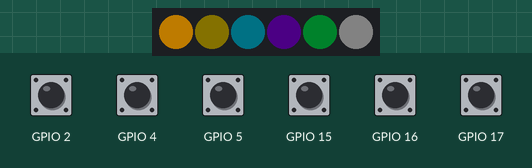
This sketch was run on a simulated ESP32. Parts: 6 RGB LEDs in strip order, left to right. The test bench sets the inputs (shaded band); at power-on: GPIO 2, GPIO 4, GPIO 5, GPIO 15–17 HIGH. Dim RGB values are drawn brighter than linear; what the sketch prints to the serial monitor is not drawn.

Above: at 2.8 s.
2.9 s: GPIO 2 pulled LOW for 1 s
At 3.8 s:
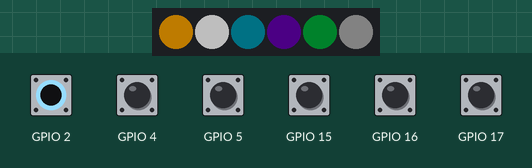
5.6 s: GPIO 4 pulled LOW for 0.15 s
At 5.82 s:
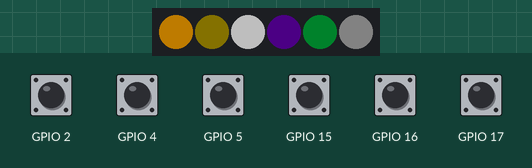
7.3 s: GPIO 15 pulled LOW for 0.15 s
At 7.52 s:
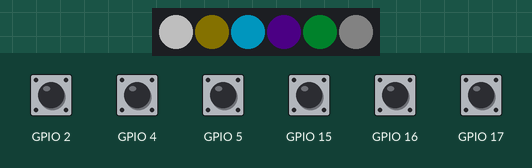
9.0 s: GPIO 16 pulled LOW for 0.15 s
At 9.22 s:
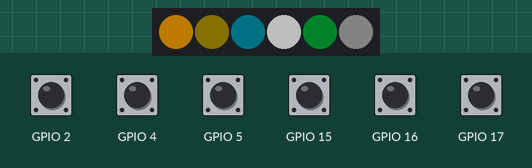
10.7 s: GPIO 17 pulled LOW for 0.15 s
At 10.92 s:
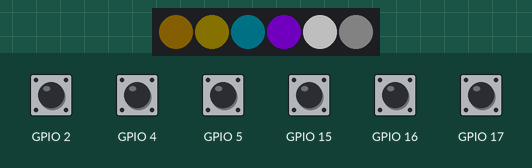
12.4 s: GPIO 5 pulled LOW for 1 s
At 13.51 s:
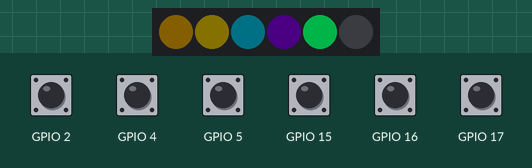
Timing chart, 0 to 15.4 s (numbered marks = the images above; inputs shaded):
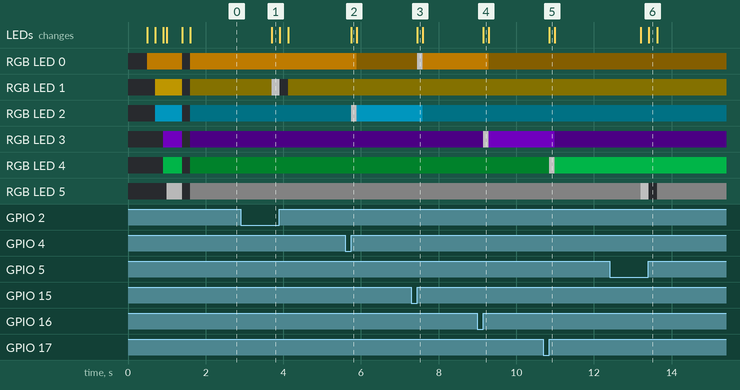

Measured:
- after the input at 2.9 s, RGB LED 1: RGB(7, 6, 0) → RGB(80, 80, 80) after 0.80 s, → off 0.21 s later, → RGB(7, 6, 0) 0.21 s later; the LEDs: change after 0.80 s (image 1)
- after the input at 5.6 s, RGB LED 0: RGB(80, 52, 0) → RGB(7, 5, 0) after 0.29 s; RGB LED 2: RGB(0, 6, 7) → RGB(80, 80, 80) after 0.15 s, → RGB(0, 63, 80) 0.14 s later; the LEDs: change after 0.15 s (image 2)
- after the input at 7.3 s, RGB LED 0: RGB(7, 5, 0) → RGB(80, 80, 80) after 0.16 s, → RGB(80, 52, 0) 0.14 s later; RGB LED 2: RGB(0, 63, 80) → RGB(0, 6, 7) after 0.30 s; the LEDs: change after 0.16 s (image 3)
- after the input at 9.0 s, RGB LED 0: RGB(80, 52, 0) → RGB(7, 5, 0) after 0.29 s; RGB LED 3: RGB(4, 0, 7) → RGB(80, 80, 80) after 0.15 s, → RGB(47, 0, 80) 0.14 s later; the LEDs: change after 0.15 s (image 4)
- after the input at 10.7 s, RGB LED 3: RGB(47, 0, 80) → RGB(4, 0, 7) after 0.29 s; RGB LED 4: RGB(0, 6, 2) → RGB(80, 80, 80) after 0.15 s, → RGB(0, 63, 25) 0.14 s later; the LEDs: change after 0.15 s (image 5)
- after the input at 12.4 s, RGB LED 5: RGB(6, 6, 6) → RGB(80, 80, 80) after 0.80 s, → off 0.21 s later, → RGB(6, 6, 6) 0.21 s later; the LEDs: first change after 0.80 s (image 6 shows a later state)

The sketch:

SlapButtons.ino
```cpp
/*
 * ╔══════════════════════════════════════════════════════════════╗
 * ║           SlapMac ESP32 — Firmware Botonera                 ║
 * ╟──────────────────────────────────────────────────────────────╢
 * ║  Detecta pulsaciones físicas y envía JSON por USB-Serial    ║
 * ║  al Mac para que SlapBar cambie de pack y reproduzca sonido ║
 * ╟──────────────────────────────────────────────────────────────╢
 * ║  PROTOCOLO SERIAL (115200 baud):                            ║
 * ║                                                              ║
 * ║  ESP32 → Mac (eventos):                                     ║
 * ║    {"event":"ready","fw":"1.0.0","buttons":6}               ║
 * ║    {"event":"press","pack":"dbz","button":1}                ║
 * ║    {"event":"hold","pack":"dbz","button":1}                 ║
 * ║    {"event":"heartbeat","pack":"dbz","enabled":true}        ║
 * ║                                                              ║
 * ║  Mac → ESP32 (comandos):                                    ║
 * ║    {"cmd":"enable"}   ← activa los LEDs/feedback            ║
 * ║    {"cmd":"disable"}  ← desactiva LEDs/feedback             ║
 * ╟──────────────────────────────────────────────────────────────╢
 * ║  PLACA: ESP32 Dev Module (ESP32-WROOM-32 / DevKit v1)       ║
 * ║  ARDUINO IDE: Board Manager → esp32 by Espressif Systems    ║
 * ║  LIBRERÍA LEDS (opcional): Adafruit NeoPixel                ║
 * ╚══════════════════════════════════════════════════════════════╝
 */

#include "config.h"
#include <Arduino.h>

// ─────────────────────────────────────────────────────────────────
//  NEOPIXEL (se compila solo si LED_PIN >= 0)
// ─────────────────────────────────────────────────────────────────
#if LED_PIN >= 0
  #include <Adafruit_NeoPixel.h>
  Adafruit_NeoPixel strip(NUM_LEDS, LED_PIN, NEO_GRB + NEO_KHZ800);

  // Colores RGB por pack  {R, G, B}
  const uint8_t PACK_COLORS[6][3] = {
    {255, 165,   0},   // 0 SLAP    — Naranja
    {255, 200,   0},   // 1 DBZ     — Dorado Super Saiyan
    {  0, 200, 255},   // 2 CARTOON — Cian
    {150,   0, 255},   // 3 RETRO   — Violeta
    {  0, 200,  80},   // 4 CUSTOM  — Verde
    {220, 220, 220},   // 5 RANDOM  — Blanco
  };

  void ledSetActive(int activeIdx) {
    for (int i = 0; i < NUM_LEDS; i++) {
      if (i == activeIdx) {
        strip.setPixelColor(i, strip.Color(
          PACK_COLORS[i][0], PACK_COLORS[i][1], PACK_COLORS[i][2]));
      } else {
        // Resto apagados o muy tenues
        strip.setPixelColor(i, strip.Color(
          PACK_COLORS[i][0] / 10,
          PACK_COLORS[i][1] / 10,
          PACK_COLORS[i][2] / 10));
      }
    }
    strip.show();
  }

  void ledFlash(int idx, int times = 2) {
    for (int t = 0; t < times; t++) {
      strip.setPixelColor(idx, strip.Color(255, 255, 255));
      strip.show();
      delay(70);
      strip.setPixelColor(idx, strip.Color(0, 0, 0));
      strip.show();
      delay(70);
    }
  }

  void ledStartup() {
    // Animación de inicio: recorre todos los LEDs
    for (int i = 0; i < NUM_LEDS; i++) {
      strip.setPixelColor(i, strip.Color(
        PACK_COLORS[i][0], PACK_COLORS[i][1], PACK_COLORS[i][2]));
      strip.show();
      delay(100);
    }
    delay(300);
    for (int i = 0; i < NUM_LEDS; i++) strip.setPixelColor(i, 0);
    strip.show();
    delay(200);
  }
#else
  // Stubs vacíos cuando no hay LEDs
  void ledSetActive(int i) {}
  void ledFlash(int i, int t = 2) {}
  void ledStartup() {}
#endif

// ─────────────────────────────────────────────────────────────────
//  DEFINICIÓN DE BOTONES
// ─────────────────────────────────────────────────────────────────
struct Button {
  uint8_t     pin;
  const char* pack;    // nombre del pack (debe coincidir con SlapBar)
  const char* emoji;   // solo para el mensaje de bienvenida
  bool        lastState;
  bool        currState;
  unsigned long pressedAt;
  bool        holdFired;
};

Button buttons[] = {
  { BTN_SLAP,    "slap",    "👋", HIGH, HIGH, 0, false },
  { BTN_DBZ,     "dbz",     "🐉", HIGH, HIGH, 0, false },
  { BTN_CARTOON, "cartoon", "🎪", HIGH, HIGH, 0, false },
  { BTN_RETRO,   "retro",   "🕹", HIGH, HIGH, 0, false },
  { BTN_CUSTOM,  "custom",  "⭐", HIGH, HIGH, 0, false },
  { BTN_RANDOM,  "random",  "🎲", HIGH, HIGH, 0, false },
};
const uint8_t NUM_BUTTONS = sizeof(buttons) / sizeof(buttons[0]);

// ─────────────────────────────────────────────────────────────────
//  ESTADO GLOBAL
// ─────────────────────────────────────────────────────────────────
int           activePack      = 0;
bool          slapEnabled     = true;
unsigned long lastHeartbeat   = 0;

// ─────────────────────────────────────────────────────────────────
//  ENVIAR JSON POR SERIAL
// ─────────────────────────────────────────────────────────────────
void sendEvent(const char* event, int btnIdx) {
  Serial.print(F("{\"event\":\""));
  Serial.print(event);
  Serial.print(F("\",\"pack\":\""));
  Serial.print(buttons[btnIdx].pack);
  Serial.print(F("\",\"button\":"));
  Serial.print(btnIdx);
  Serial.print(F(",\"fw\":\""));
  Serial.print(FW_VERSION);
  Serial.println(F("\"}"));
}

void sendHeartbeat() {
  unsigned long now = millis();
  if (now - lastHeartbeat < HEARTBEAT_MS) return;
  lastHeartbeat = now;

  Serial.print(F("{\"event\":\"heartbeat\",\"pack\":\""));
  Serial.print(buttons[activePack].pack);
  Serial.print(F("\",\"enabled\":"));
  Serial.print(slapEnabled ? F("true") : F("false"));
  Serial.println(F("}"));
}

// ─────────────────────────────────────────────────────────────────
//  PROCESAR COMANDOS DEL MAC → ESP32
// ─────────────────────────────────────────────────────────────────
void handleCommand(const String& cmd) {
  if (cmd.indexOf("\"enable\"") >= 0) {
    slapEnabled = true;
    ledSetActive(activePack);
  } else if (cmd.indexOf("\"disable\"") >= 0) {
    slapEnabled = false;
    #if LED_PIN >= 0
      strip.clear(); strip.show();
    #endif
  }
}

// ─────────────────────────────────────────────────────────────────
//  SETUP
// ─────────────────────────────────────────────────────────────────
void setup() {
  Serial.begin(BAUD_RATE);
  delay(500);

  // Configurar pines de botones con pull-up interno
  for (int i = 0; i < NUM_BUTTONS; i++) {
    pinMode(buttons[i].pin, INPUT_PULLUP);
  }

  // LEDs
  #if LED_PIN >= 0
    strip.begin();
    strip.setBrightness(LED_BRIGHTNESS);
    strip.show();
    ledStartup();
    ledSetActive(activePack);
  #endif

  // Mensaje de bienvenida
  Serial.println();
  Serial.print(F("{\"event\":\"ready\""));
  Serial.print(F(",\"device\":\""));
  Serial.print(DEVICE_NAME);
  Serial.print(F("\",\"fw\":\""));
  Serial.print(FW_VERSION);
  Serial.print(F("\",\"buttons\":"));
  Serial.print(NUM_BUTTONS);
  Serial.print(F(",\"packs\":["));
  for (int i = 0; i < NUM_BUTTONS; i++) {
    Serial.print(F("\""));
    Serial.print(buttons[i].pack);
    Serial.print(F("\""));
    if (i < NUM_BUTTONS - 1) Serial.print(F(","));
  }
  Serial.println(F("]}"));
}

// ─────────────────────────────────────────────────────────────────
//  LOOP
// ─────────────────────────────────────────────────────────────────
void loop() {
  unsigned long now = millis();

  // ── Leer botones ──────────────────────────────────────────────
  for (int i = 0; i < NUM_BUTTONS; i++) {
    buttons[i].currState = digitalRead(buttons[i].pin);

    // Flanco de bajada → botón presionado
    if (buttons[i].lastState == HIGH && buttons[i].currState == LOW) {
      buttons[i].pressedAt = now;
      buttons[i].holdFired = false;
    }

    // Pulsación larga → evento "hold"
    if (buttons[i].currState == LOW
        && !buttons[i].holdFired
        && (now - buttons[i].pressedAt) >= HOLD_MS) {
      buttons[i].holdFired = true;
      sendEvent("hold", i);
      ledFlash(i, 3);
      ledSetActive(activePack);
    }

    // Flanco de subida → botón suelto → evento "press"
    if (buttons[i].lastState == LOW && buttons[i].currState == HIGH) {
      unsigned long duration = now - buttons[i].pressedAt;
      if (duration >= DEBOUNCE_MS && !buttons[i].holdFired) {
        sendEvent("press", i);
        activePack = i;
        ledFlash(i, 1);
        ledSetActive(activePack);
      }
    }

    buttons[i].lastState = buttons[i].currState;
  }

  // ── Recibir comandos del Mac ──────────────────────────────────
  if (Serial.available()) {
    String cmd = Serial.readStringUntil('\n');
    cmd.trim();
    if (cmd.length() > 0) handleCommand(cmd);
  }

  // ── Heartbeat ────────────────────────────────────────────────
  sendHeartbeat();

  delay(5);
}
```

config.h
```cpp
// ╔══════════════════════════════════════════════════════════════╗
// ║              SlapMac ESP32 — config.h                       ║
// ║  Configura pines GPIO, LEDs y parámetros de la botonera     ║
// ╚══════════════════════════════════════════════════════════════╝
#pragma once

// ─────────────────────────────────────────────────────────────────
//  PINES DE BOTONES
//  Conecta cada botón entre el GPIO indicado y GND
//  El ESP32 usa pull-up interno: sin resistencias externas
// ─────────────────────────────────────────────────────────────────
#define BTN_SLAP      15   // 👋  Pack SlapMac original
#define BTN_DBZ        2   // 🐉  Pack Dragon Ball Z
#define BTN_CARTOON    4   // 🎪  Pack Cartoon
#define BTN_RETRO     16   // 🕹   Pack Retro
#define BTN_CUSTOM    17   // ⭐  Pack Custom / Tus sonidos
#define BTN_RANDOM     5   // 🎲  Sonido aleatorio de cualquier pack

// ─────────────────────────────────────────────────────────────────
//  LEDs NeoPixel WS2812B (opcional)
//  Pon LED_PIN = -1 si NO usas LEDs
// ─────────────────────────────────────────────────────────────────
#define LED_PIN       18   // Pin de datos del strip NeoPixel
#define NUM_LEDS       6   // Un LED por botón
#define LED_BRIGHTNESS 80  // Brillo 0-255

// ─────────────────────────────────────────────────────────────────
//  SERIAL
// ─────────────────────────────────────────────────────────────────
#define BAUD_RATE  115200

// ─────────────────────────────────────────────────────────────────
//  TIEMPOS
// ─────────────────────────────────────────────────────────────────
#define DEBOUNCE_MS   50   // ms mínimo entre pulsaciones (antirebote)
#define HOLD_MS      800   // ms para activar "hold" (pulsación larga)
#define HEARTBEAT_MS 5000  // ms entre mensajes de latido al Mac

// ─────────────────────────────────────────────────────────────────
//  VERSIÓN
// ─────────────────────────────────────────────────────────────────
#define FW_VERSION  "1.0.0"
#define DEVICE_NAME "SlapMac-ESP32"
```
